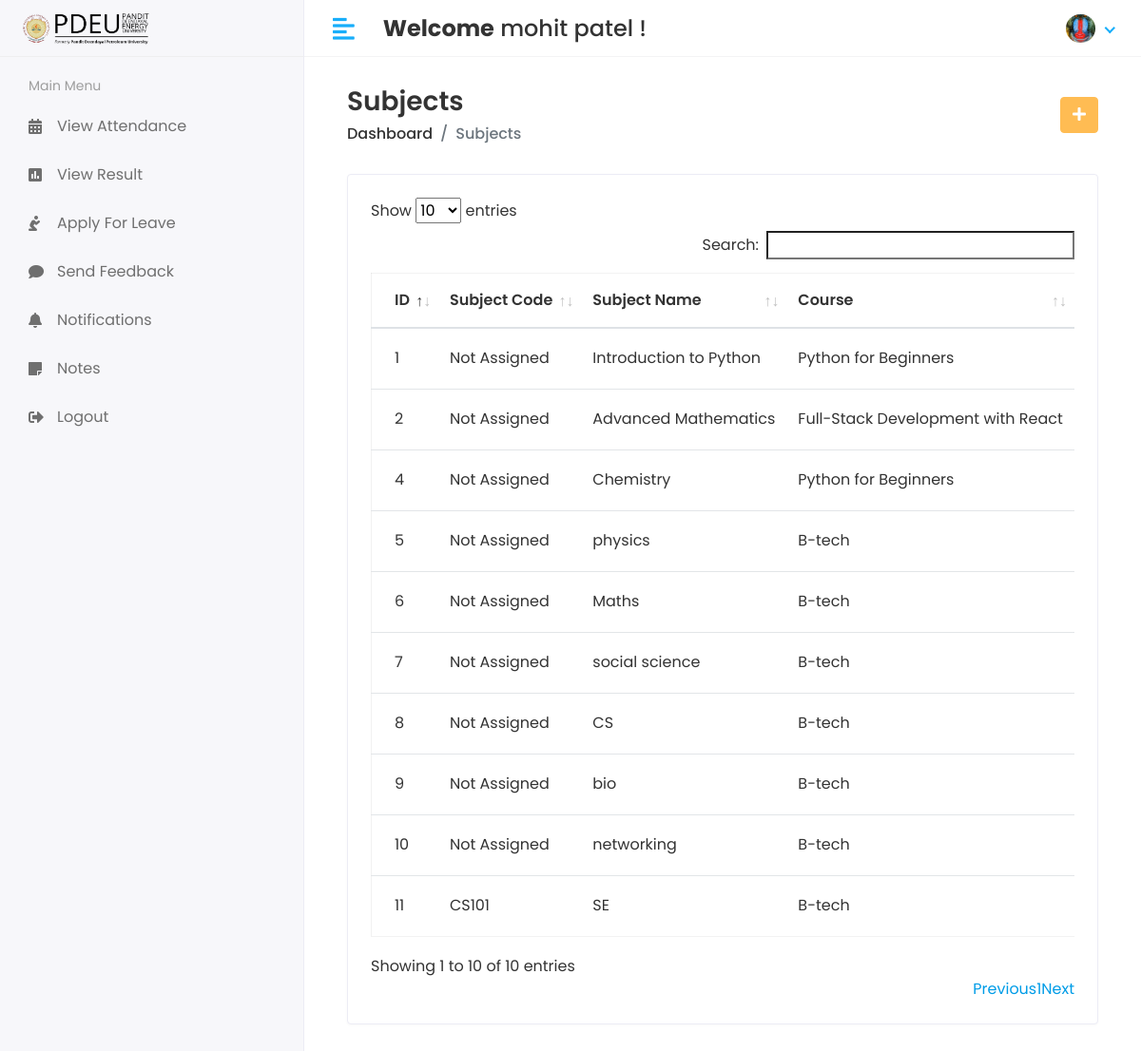
The page /Hod/Subject/View (signed in) on the database its author committed.
### app/models.py (models this page shows, shortened)
class CustomUser(AbstractUser):
    USER = (
        (1, 'HOD'),
        (2, 'STAFF'),
        (3, 'STUDENT'),
        (4, 'PARENT'),  # Added Parent user type
    )
    user_type = models.CharField(choices=USER, max_length=50, default=1)
    profile_pic = models.ImageField(upload_to='media/profile_pic')

class Subject(models.Model):
    CREDIT_CHOICES = (
        (1, '1 Credit'),
        (2, '2 Credits'),
        (3, '3 Credits'),
        (4, '4 Credits'),
    )
    name = models.CharField(max_length=100)
    subject_code = models.CharField(max_length=10, unique=True, null=True, blank=True)
    course = models.ForeignKey(Course, on_delete=models.CASCADE)
    credit = models.IntegerField(choices=CREDIT_CHOICES, null=True, blank=True)
    created_at = models.DateTimeField(auto_now_add=True, null=True)
    updated_at = models.DateTimeField(auto_now=True)

class Course(models.Model):
    name = models.CharField(max_length=100)
    created_at = models.DateTimeField(auto_now_add=True)
    updated_at = models.DateTimeField(auto_now=True)

### student_management_system/Hod_Views.py (the view)
# urls.py: path('Hod/Subject/View', Hod_Views.VIEW_SUBJECT, name='view_subject'),
@login_required(login_url='/')
def VIEW_SUBJECT(request):
    subject = Subject.objects.all()
    context = {
        'subject': subject,
    }
    return render(request, 'Hod/view_subject.html', context)

### templates/Hod/view_subject.html (shortened to what this page needs)
{% extends 'base.html' %}
{% block content %}
{% load static %}
<div class="content container-fluid">
    <div class="page-header">
        <div class="row align-items-center">
            <div class="col">
                <h3 class="page-title">Subjects</h3>
                <ul class="breadcrumb">
                    <li class="breadcrumb-item"><a href="{% url 'hod_home' %}">Dashboard</a></li>
                    <li class="breadcrumb-item active">Subjects</li>
                </ul>
            </div>
            <div class="col-auto text-right float-right ml-auto">
                <a href="{% url 'add_subject' %}" class="btn btn-primary"><i class="fas fa-plus"></i></a>
            </div>
        </div>
    </div>
    <div class="row">
        <div class="col-sm-12">
            <div class="card card-table">
                <div class="card-body">
                    <div class="table-responsive">
                        <table id="table_id" class="table table-hover table-center mb-0">
                            <thead>
                                <tr>
                                    <th>ID</th>
                                    <th>Subject Code</th>
                                    <th>Subject Name</th>
                                    <th>Course</th>
                                </tr>
                            </thead>
                            <tbody>
                            {% for s in subject %}
                                <tr>
                                    <td>{{ s.id }}</td>
                                    <td>{{ s.subject_code|default:'Not Assigned' }}</td>
                                    <td>{{ s.name }}</td>
                                    <td>{{ s.course.name }}</td>
                                </tr>
                            {% empty %}
                                <tr>
                                    <td colspan="8">No subjects found.</td>
                                </tr>
                            {% endfor %}
                            </tbody>
                        </table>
                    </div>
                </div>
            </div>
        </div>
    </div>
</div>
{% endblock %}

### templates/includes/header.html (shortened to what this page needs)
{% load static %}
<div class="header">
    <div class="header-left">
        <a href="index.html" class="logo">
            <img src="{% static 'assets/img/pdpu image-Photoroom.png' %}" alt="PDEU Logo">
        </a>
    </div>
    <a href="javascript:void(0);" id="toggle_btn">
        <i class="fas fa-align-left"></i>
    </a>
    <div class="top-nav-search mt-3">
        <h4><strong>Welcome</strong>
            <span>
                {% if user.first_name and user.last_name %}
                    {{ user.first_name }} {{ user.last_name }}
                {% else %}
                    {{ user.username }}
                {% endif %}
            </span> !
        </h4>
    </div>
    <ul class="nav user-menu">
        <li class="nav-item dropdown has-arrow">
            <a href="#" class="dropdown-toggle nav-link" data-toggle="dropdown">
                {% if user.profile_pic == "" %}
                    <span class="user-img"><img class="rounded-circle" src="{% static 'assets/img/noimg.jpg' %}" width="31" alt="Ryan Taylor"></span>
                {% else %}
                    <span class="user-img"><img class="rounded-circle" src="/{{user.profile_pic}}" width="31" alt="Ryan Taylor"></span>
                {% endif %}
            </a>
        </li>
    </ul>
</div>

### static/assets/css/style.css (style rules this page uses)
html { height: 100%; }
body { background-color: #fff; color: #333; font-family: 'Poppins', sans-serif; font-size: 1rem; height: 100%; line-height: 1.5; overflow-x: hidden; }
h1, h2, h3, h4, h5, h6 { font-family: 'Poppins', sans-serif; margin-top: 0; }
a { color: #009ce7; }
input, button, a { transition: all 0.4s ease; -moz-transition: all 0.4s ease; -o-transition: all 0.4s ease; -ms-transition: all 0.4s ease; -webkit-transition: all 0.4s ease; }
ul, ol { padding: 0px; list-style: none; }
.table { color: #333; max-width: 100%; margin-bottom: 0; width: 100%; }
.table.dataTable { border-collapse: collapse !important; border: 1px solid rgba(0, 0, 0, 0.05); }
.table thead tr th { font-weight: 600; }
.table tbody tr { border-bottom: 1px solid rgba(0, 0, 0, 0.05); }
.table.table-center td, .table.table-center th { vertical-align: middle; }
.card-table .card-body .table > thead > tr > th { border-top: 0; }
.card-table .card-body .table tr td:first-child, .card-table .card-body .table tr th:first-child { padding-left: 1.5rem; }
.card-table .table td, .card-table .table th { border-top: 1px solid #e2e5e8; padding: 1rem 0.75rem; white-space: nowrap; }
.btn-primary { background-color: #FFBC53; border: 1px solid #FFBC53; }
.card { border: 1px solid #ececf5; box-shadow: 0 1px 3px 0 rgba(0, 0, 0, 0.03); margin-bottom: 1.875rem; }
.card-body { padding: 1.5rem; }
.header { background-color: #fff; border-bottom: 1px solid #f3f3f4; left: 0; position: fixed; right: 0; top: 0; z-index: 1001; height: 60px; }
.header .header-left { float: left; height: 60px; padding: 0 20px; position: relative; width: 320px; z-index: 1; transition: all 0.2s ease-in-out; background-color: #f7f7fa; border-bottom: 1px solid #efefef; border-right: 1px solid #ececf5; display: flex; align-items: center; }
.header .header-left .logo { display: inline-block; line-height: 60px; }
.header .header-left .logo img { max-height: 40px; width: auto; }
.header .dropdown-toggle:after { display: none; }
.header .has-arrow .dropdown-toggle:after { border-top: 0; border-left: 0; border-bottom: 2px solid #18aefa; border-right: 2px solid #18aefa; content: ''; height: 8px; display: inline-block; pointer-events: none; -webkit-transform-origin: 66% 66%; -ms-transform-origin: 66% 66%; transform-origin: 66% 66%; -webkit-transform: rotate(45deg); -ms-transform: rotate(45deg); transform: rotate(45deg); -webkit-transition: all 0.15s ease-in-out; transition: all 0.15s ease-in-out; width: 8px; vertical-align: 0px; }
.user-menu { float: right; margin: 0; position: relative; z-index: 99; padding-right: 15px; }
.user-menu.nav > li > a { color: #a0a0a0; font-size: 14px; line-height: 58px; padding: 0 15px; height: 60px; }
.user-img { margin-right: 3px; position: relative; }
.top-nav-search { float: left; margin-left: 15px; }
.page-header { margin-bottom: 1.875rem; }
.page-header .breadcrumb { background-color: transparent; color: #6c757d; font-size: 1rem; font-weight: 500; margin-bottom: 0; padding: 0; }
.page-header .breadcrumb a { color: #333; }
.page-title { font-size: 28px; font-weight: 600; color: #333; margin-bottom: 5px; }
@media (min-width: 992px) { #toggle_btn { align-items: center; color: #18aefa; display: inline-flex; float: left; font-size: 26px; height: 60px; justify-content: center; margin-left: 15px; padding: 0 15px; } }

### rows shown on the page
CustomUser: first_name "mohit", last_name "patel", profile_pic (picture)
Subject: id "1", subject_code "Not Assigned", name "Introduction to Python", course.name "Python for Beginners"
Subject: id "2", subject_code "Not Assigned", name "Advanced Mathematics", course.name "Full-Stack Development with React"
Subject: id "4", subject_code "Not Assigned", name "Chemistry", course.name "Python for Beginners"
Subject: id "5", subject_code "Not Assigned", name "physics", course.name "B-tech"
Subject: id "6", subject_code "Not Assigned", name "Maths", course.name "B-tech"
Subject: id "7", subject_code "Not Assigned", name "social science", course.name "B-tech"
Subject: id "8", subject_code "Not Assigned", name "CS", course.name "B-tech"
Subject: id "9", subject_code "Not Assigned", name "bio", course.name "B-tech"
Subject: id "10", subject_code "Not Assigned", name "networking", course.name "B-tech"
Subject: id "11", subject_code "CS101", name "SE", course.name "B-tech"
